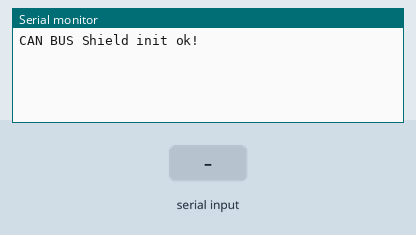
Recording of a sketch running on a simulated Arduino Zero (SAMD21). Shown: the last lines printed to the serial monitor. Inputs (shaded band) come from the test bench.

Above: at 1.2 s.
1.3 s: "start\n" received over Serial
At 2.0 s:
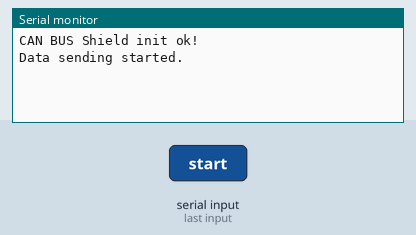
2.8 s: "stop\n" received over Serial
At 3.4 s:
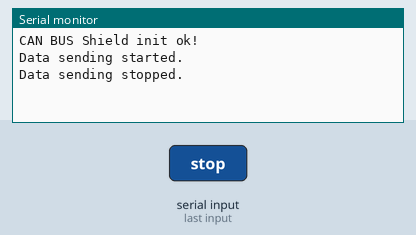
4.3 s: "start\n" received over Serial
At 6.4 s:
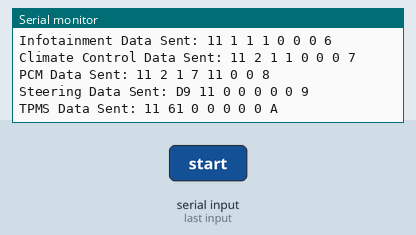

Measured:
- after the input at 1.3 s, the serial monitor: prints a new line at once (image 1)
- after the input at 2.8 s, the serial monitor: prints a new line at once (image 2)
- after the input at 4.3 s, the serial monitor: prints a new line after 0.71 s (image 3)

The sketch:

CAN_Data_Receive_Send.ino
```cpp
#include <SPI.h>
#include "mcp2515_can.h"


// Include UDS-related defines ----- UDS
#define UDS_SERVICE_READ_DATA_BY_ID 0x22
#define UDS_SERVICE_CLEAR_DIAGNOSTIC_INFO 0x14


// Define fault codes
const int ENGINE_FAULT_CODE = 0x01;
const int TRANSMISSION_FAULT_CODE = 0x02;
const int BODY_CONTROL_FAULT_CODE = 0x03;
const int ABS_FAULT_CODE = 0x04;
const int AIRBAG_FAULT_CODE = 0x05;
const int INFOTAINMENT_FAULT_CODE = 0x06;
const int CLIMATE_CONTROL_FAULT_CODE = 0x07;
const int PCM_FAULT_CODE = 0x08;
const int STEERING_FAULT_CODE = 0x09;
const int TPMS_FAULT_CODE = 0x0A;
const int ADAS_FAULT_CODE = 0x0B;
// added by me
unsigned long canId = 0x123; // Example CAN ID, replace with your value or logic.


// Timing variables
unsigned long previousMillis[10] = {0}; // Array to store previous millis for each data type
const unsigned long interval = 5000; // Interval of 2 seconds

const int SPI_CS_PIN = 9;
mcp2515_can CAN(SPI_CS_PIN); // Set CS pin

bool sendData = false; // Flag to control data sending

// Global variables for simulated data
int engineSpeed = 0;
int throttlePosition = 0;
int engineTemperature = 0;
int fuelInjectionTiming = 0;
int ignitionTiming = 0;

int gearPosition = 0;
int transmissionFluidTemperature = 0;
int shiftCommands = 0;
int torqueConverterLockup = 0;

int doorStatus = 0;
int windowPosition = 0;
int headlightsOn = 0;
int indicatorsOn = 0;
int hornStatus = 0;
int wiperStatus = 0;

int wheelSpeed = 0;
int brakePressure = 0;
int absActive = 0;
int tractionControlActive = 0;

int airbagDeployment = 0;
int crashSensorsActive = 0;
int seatbeltTensionerActive = 0;

int audioVolume = 0;
int radioOn = 0;
int gpsOn = 0;
int bluetoothConnected = 0;

int cabinTemperature = 0;
int fanSpeed = 0;
int acCompressorOn = 0;
int airVentPosition = 0;

int fuelLevel = 0;
int oxygenSensorReadings = 0;
int emissionControls = 0;
int batteryVoltage = 0;
int alternatorOutput = 0;

int steeringAngle = 0;
int powerSteeringPressure = 0;

int tirePressure = 0;
int tireTemperature = 0;

// Global variable declarations for ADAS
int laneKeepAssist = 0;
int adaptiveCruiseControl = 0;
int collisionDetection = 0;
int parkingAssist = 0;

#ifdef ARDUINO_SAMD_VARIANT_COMPLIANCE
    #define SERIAL SerialUSB
#else
    #define SERIAL Serial
#endif

void setup() {
    SERIAL.begin(115200);
    while (!Serial) {};

    while (CAN_OK != CAN.begin(CAN_500KBPS)) {             // init can bus : baudrate = 500k
        SERIAL.println("CAN BUS Shield init fail");
        SERIAL.println("Init CAN BUS Shield again");
        delay(100);
    }
    SERIAL.println("CAN BUS Shield init ok!");
}

void loop() {
    unsigned long currentMillis = millis();

// CAN UDS SOL
// CAN UDS packets you can send from the other device
// cansend can0 7DF#0201000000000000 - Start Diagnostic Session
// cansend can0 7DF#030122F190000000 - Read Data by Identifier (DID)
// cansend can0 7DF#0201140000000000 - Clear Diagnostic Trouble Codes (DTCs)
//
    if (CAN_MSGAVAIL == CAN.checkReceive()) {
        byte len;
        byte canMsg[8];
        CAN.readMsgBuf(&len, canMsg);

        // Check if the message is a UDS request
        if (CAN.getCanId() == 0x7DF) { // Default UDS request ID
            handleUdsRequest(canMsg, len);
        } else {
            // Handle other CAN messages as before
            String canData = "Data received - CAN ID: " + String(CAN.getCanId(), HEX) + " Data: ";
            for (int i = 0; i < len; i++) {
                canData += String(canMsg[i], HEX) + " ";
            }
            SERIAL.println(canData);
        }
    }
// CAN UDS EOL

    if (Serial.available() > 0) {
        String command = Serial.readStringUntil('\n'); // Read until newline

        // Process commands
        if (command.equals("start")) {
            sendData = true;  // Start sending CAN data
            SERIAL.println("Data sending started.");
        } else if (command.equals("stop")) {
            sendData = false; // Stop sending CAN data
            SERIAL.println("Data sending stopped.");
        }
    }

    if (sendData) {
        // Update simulated real-time values
        updateSimulatedValues();

        // Check if it's time to send each type of data
        if (currentMillis - previousMillis[0] >= interval) {
            previousMillis[0] = currentMillis;
            sendEngineData();
        }

        if (currentMillis - previousMillis[1] >= interval) {
            previousMillis[1] = currentMillis;
            sendTransmissionData();
        }

        if (currentMillis - previousMillis[2] >= interval) {
            previousMillis[2] = currentMillis;
            sendBodyControlData();
        }

        if (currentMillis - previousMillis[3] >= interval) {
            previousMillis[3] = currentMillis;
            sendAbsData();
        }

        if (currentMillis - previousMillis[4] >= interval) {
            previousMillis[4] = currentMillis;
            sendAirbagData();
        }

        if (currentMillis - previousMillis[5] >= interval) {
            previousMillis[5] = currentMillis;
            sendInfotainmentData();
        }

        if (currentMillis - previousMillis[6] >= interval) {
            previousMillis[6] = currentMillis;
            sendClimateControlData();
        }

        if (currentMillis - previousMillis[7] >= interval) {
            previousMillis[7] = currentMillis;
            sendPcmData();
        }

        if (currentMillis - previousMillis[8] >= interval) {
            previousMillis[8] = currentMillis;
            sendSteeringData();
        }

        if (currentMillis - previousMillis[9] >= interval) {
            previousMillis[9] = currentMillis;
            sendTpmsData();
        }

        // Optional: Add a delay to prevent flooding in case the sending functions are too frequent
        delay(10); // Adjust this delay as needed
    }

    if (CAN_MSGAVAIL == CAN.checkReceive()) {
        byte len;
        byte canMsg[8];
        CAN.readMsgBuf(&len, canMsg);
        String canData = "Data received - CAN ID: " + String(CAN.getCanId(), HEX) + " Data: ";
        for (int i = 0; i < len; i++) {
            canData += String(canMsg[i], HEX) + " ";
        }
        SERIAL.println(canData);

    // Send acknowledgment for the received CAN packet
    sendAcknowledgment(canId);
    }
}

void updateSimulatedValues() {
    // Simulate engine data
    engineSpeed = (engineSpeed + 50) % 7000;
    throttlePosition = (throttlePosition + 5) % 100;
    engineTemperature = (engineTemperature + 1) % 120;
    fuelInjectionTiming = (fuelInjectionTiming + 1) % 100;
    ignitionTiming = (ignitionTiming + 1) % 30;

    // Simulate transmission data
    gearPosition = (gearPosition + 1) % 6;
    transmissionFluidTemperature = (transmissionFluidTemperature + 1) % 150;
    shiftCommands = (shiftCommands + 1) % 5;
    torqueConverterLockup = (torqueConverterLockup + 1) % 2;

    // Simulate body control data
    doorStatus = (doorStatus + 1) % 2;
    windowPosition = (windowPosition + 1) % 4;
    headlightsOn = (headlightsOn + 1) % 2;
    indicatorsOn = (indicatorsOn + 1) % 2;
    hornStatus = (hornStatus + 1) % 2;
    wiperStatus = (wiperStatus + 1) % 2;

    // Simulate ABS data
    wheelSpeed = (wheelSpeed + 1) % 200;
    brakePressure = (brakePressure + 1) % 100;
    absActive = (absActive + 1) % 2;
    tractionControlActive = (tractionControlActive + 1) % 2;

    // Simulate airbag data
    airbagDeployment = (airbagDeployment + 1) % 2;
    crashSensorsActive = (crashSensorsActive + 1) % 2;
    seatbeltTensionerActive = (seatbeltTensionerActive + 1) % 2;

    // Simulate infotainment data
    audioVolume = (audioVolume + 1) % 100;
    radioOn = (radioOn + 1) % 2;
    gpsOn = (gpsOn + 1) % 2;
    bluetoothConnected = (bluetoothConnected + 1) % 2;

    // Simulate climate control data
    cabinTemperature = (cabinTemperature + 1) % 40;
    fanSpeed = (fanSpeed + 1) % 5;
    acCompressorOn = (acCompressorOn + 1) % 2;
    airVentPosition = (airVentPosition + 1) % 4;

    // Simulate PCM data
    fuelLevel = (fuelLevel + 1) % 100;
    oxygenSensorReadings = (oxygenSensorReadings + 1) % 5;
    emissionControls = (emissionControls + 1) % 2;
    batteryVoltage = (batteryVoltage + 1) % 15;
    alternatorOutput = (alternatorOutput + 1) % 100;

    // Simulate steering data
    steeringAngle = (steeringAngle + 1) % 360;
    powerSteeringPressure = (powerSteeringPressure + 1) % 100;

    // Simulate tire pressure monitoring
    tirePressure = (tirePressure + 1) % 50;
    tireTemperature = (tireTemperature + 1) % 120;

    // Simulate ADAS data
    laneKeepAssist = (laneKeepAssist + 1) % 2;
    adaptiveCruiseControl = (adaptiveCruiseControl + 1) % 2;
    collisionDetection = (collisionDetection + 1) % 2;
    parkingAssist = (parkingAssist + 1) % 2;
}

void sendEngineData() {
    unsigned char ecmData[8] = {
        (unsigned char)engineSpeed,
        (unsigned char)throttlePosition,
        (unsigned char)engineTemperature,
        (unsigned char)fuelInjectionTiming,
        (unsigned char)ignitionTiming,
        (unsigned char)0x00, // Placeholder
        (unsigned char)0x00, // Placeholder
        (unsigned char)ENGINE_FAULT_CODE
    };
    CAN.sendMsgBuf(0x400, 0, 8, ecmData);
    SERIAL.print("Engine Data Sent: ");
    for (int i = 0; i < 8; i++) {
        SERIAL.print(ecmData[i], HEX);
        SERIAL.print(" ");
    }
    SERIAL.println();
}

void sendTransmissionData() {
    unsigned char transmissionData[8] = {
        (unsigned char)gearPosition,
        (unsigned char)transmissionFluidTemperature,
        (unsigned char)shiftCommands,
        (unsigned char)torqueConverterLockup,
        (unsigned char)0x00, // Placeholder
        (unsigned char)0x00, // Placeholder
        (unsigned char)0x00, // Placeholder
        (unsigned char)TRANSMISSION_FAULT_CODE
    };
    CAN.sendMsgBuf(0x401, 0, 8, transmissionData);
    SERIAL.print("Transmission Data Sent: ");
    for (int i = 0; i < 8; i++) {
        SERIAL.print(transmissionData[i], HEX);
        SERIAL.print(" ");
    }
    SERIAL.println();
}

void sendBodyControlData() {
    unsigned char bodyControlData[8] = {
        (unsigned char)doorStatus,
        (unsigned char)windowPosition,
        (unsigned char)headlightsOn,
        (unsigned char)indicatorsOn,
        (unsigned char)hornStatus,
        (unsigned char)wiperStatus,
        (unsigned char)0x00, // Placeholder
        (unsigned char)BODY_CONTROL_FAULT_CODE
    };
    CAN.sendMsgBuf(0x402, 0, 8, bodyControlData);
    SERIAL.print("Body Control Data Sent: ");
    for (int i = 0; i < 8; i++) {
        SERIAL.print(bodyControlData[i], HEX);
        SERIAL.print(" ");
    }
    SERIAL.println();
}

void sendAbsData() {
    unsigned char absData[8] = {
        (unsigned char)wheelSpeed,
        (unsigned char)brakePressure,
        (unsigned char)absActive,
        (unsigned char)tractionControlActive,
        (unsigned char)0x00, // Placeholder
        (unsigned char)0x00, // Placeholder
        (unsigned char)0x00, // Placeholder
        (unsigned char)ABS_FAULT_CODE
    };
    CAN.sendMsgBuf(0x403, 0, 8, absData);
    SERIAL.print("ABS Data Sent: ");
    for (int i = 0; i < 8; i++) {
        SERIAL.print(absData[i], HEX);
        SERIAL.print(" ");
    }
    SERIAL.println();
}

void sendAirbagData() {
    unsigned char airbagData[8] = {
        (unsigned char)airbagDeployment,
        (unsigned char)crashSensorsActive,
        (unsigned char)seatbeltTensionerActive,
        (unsigned char)0x00, // Placeholder
        (unsigned char)0x00, // Placeholder
        (unsigned char)0x00, // Placeholder
        (unsigned char)0x00, // Placeholder
        (unsigned char)AIRBAG_FAULT_CODE
    };
    CAN.sendMsgBuf(0x404, 0, 8, airbagData);
    SERIAL.print("Airbag Data Sent: ");
    for (int i = 0; i < 8; i++) {
        SERIAL.print(airbagData[i], HEX);
        SERIAL.print(" ");
    }
    SERIAL.println();
}

void sendInfotainmentData() {
    unsigned char infotainmentData[8] = {
        (unsigned char)audioVolume,
        (unsigned char)radioOn,
        (unsigned char)gpsOn,
        (unsigned char)bluetoothConnected,
        (unsigned char)0x00, // Placeholder
        (unsigned char)0x00, // Placeholder
        (unsigned char)0x00, // Placeholder
        (unsigned char)INFOTAINMENT_FAULT_CODE
    };
    CAN.sendMsgBuf(0x405, 0, 8, infotainmentData);
    SERIAL.print("Infotainment Data Sent: ");
    for (int i = 0; i < 8; i++) {
        SERIAL.print(infotainmentData[i], HEX);
        SERIAL.print(" ");
    }
    SERIAL.println();
}

void sendClimateControlData() {
    unsigned char climateControlData[8] = {
        (unsigned char)cabinTemperature,
        (unsigned char)fanSpeed,
        (unsigned char)acCompressorOn,
        (unsigned char)airVentPosition,
        (unsigned char)0x00, // Placeholder
        (unsigned char)0x00, // Placeholder
        (unsigned char)0x00, // Placeholder
        (unsigned char)CLIMATE_CONTROL_FAULT_CODE
    };
    CAN.sendMsgBuf(0x406, 0, 8, climateControlData);
    SERIAL.print("Climate Control Data Sent: ");
    for (int i = 0; i < 8; i++) {
        SERIAL.print(climateControlData[i], HEX);
        SERIAL.print(" ");
    }
    SERIAL.println();
}

void sendPcmData() {
    unsigned char pcmData[8] = {
        (unsigned char)fuelLevel,
        (unsigned char)oxygenSensorReadings,
        (unsigned char)emissionControls,
        (unsigned char)batteryVoltage,
        (unsigned char)alternatorOutput,
        (unsigned char)0x00, // Placeholder
        (unsigned char)0x00, // Placeholder
        (unsigned char)PCM_FAULT_CODE
    };
    CAN.sendMsgBuf(0x407, 0, 8, pcmData);
    SERIAL.print("PCM Data Sent: ");
    for (int i = 0; i < 8; i++) {
        SERIAL.print(pcmData[i], HEX);
        SERIAL.print(" ");
    }
    SERIAL.println();
}

void sendSteeringData() {
    unsigned char steeringData[8] = {
        (unsigned char)steeringAngle,
        (unsigned char)powerSteeringPressure,
        (unsigned char)0x00, // Placeholder
        (unsigned char)0x00, // Placeholder
        (unsigned char)0x00, // Placeholder
        (unsigned char)0x00, // Placeholder
        (unsigned char)0x00, // Placeholder
        (unsigned char)STEERING_FAULT_CODE
    };
    CAN.sendMsgBuf(0x408, 0, 8, steeringData);
    SERIAL.print("Steering Data Sent: ");
    for (int i = 0; i < 8; i++) {
        SERIAL.print(steeringData[i], HEX);
        SERIAL.print(" ");
    }
    SERIAL.println();
}

void sendTpmsData() {
    unsigned char tpmsData[8] = {
        (unsigned char)tirePressure,
        (unsigned char)tireTemperature,
        (unsigned char)0x00, // Placeholder
        (unsigned char)0x00, // Placeholder
        (unsigned char)0x00, // Placeholder
        (unsigned char)0x00, // Placeholder
        (unsigned char)0x00, // Placeholder
        (unsigned char)TPMS_FAULT_CODE
    };
    CAN.sendMsgBuf(0x409, 0, 8, tpmsData);
    SERIAL.print("TPMS Data Sent: ");
    for (int i = 0; i < 8; i++) {
        SERIAL.print(tpmsData[i], HEX);
        SERIAL.print(" ");
    }
    SERIAL.println();
}

void sendAcknowledgment(unsigned long canId) {
    // Prepare the acknowledgment packet
    unsigned char ackData[8] = {
        0xAC, 0x00, 0x00, 0x00, 0x00, 0x00, 0x00, 0x00
    };
    CAN.sendMsgBuf(canId, 0, 8, ackData); // Send acknowledgment to the sender's CAN ID
    SERIAL.print("Acknowledgment Sent for CAN ID: ");
    SERIAL.println(canId, HEX);
}

void handleUdsRequest(byte* request, byte length) {
    if (length < 2) return; // Minimum UDS request length

    byte service = request[0];
    switch (service) {
        case UDS_SERVICE_READ_DATA_BY_ID:
            if (length >= 3) {
                unsigned int dataIdentifier = (request[1] << 8) | request[2];
                sendUdsReadDataResponse(dataIdentifier);
            }
            break;

        case UDS_SERVICE_CLEAR_DIAGNOSTIC_INFO:
            sendUdsClearDiagnosticResponse();
            break;

        default:
            SERIAL.println("Unsupported UDS service");
            break;
    }
}

void sendUdsReadDataResponse(unsigned int dataIdentifier) {
    byte response[8] = {0};
    response[0] = UDS_SERVICE_READ_DATA_BY_ID | 0x40; // Positive response
    response[1] = (byte)(dataIdentifier >> 8);
    response[2] = (byte)(dataIdentifier & 0xFF);

    // Example: Respond with dummy data for the identifier
    if (dataIdentifier == 0xF190) { // Example ID for VIN
        response[3] = 'A'; // Dummy data
        response[4] = 'B'; // Replace with actual data
        response[5] = 'C';
        CAN.sendMsgBuf(0x7E8, 0, 8, response);
        SERIAL.println("VIN data sent.");
    } else {
        response[3] = 0x00; // Default dummy data
        CAN.sendMsgBuf(0x7E8, 0, 8, response);
        SERIAL.println("Other data sent.");
    }
}

void sendUdsClearDiagnosticResponse() {
    byte response[8] = {0};
    response[0] = UDS_SERVICE_CLEAR_DIAGNOSTIC_INFO | 0x40; // Positive response
    CAN.sendMsgBuf(0x7E8, 0, 8, response);
    SERIAL.println("Clear diagnostics response sent.");
}

// UDS functions EOL
```
